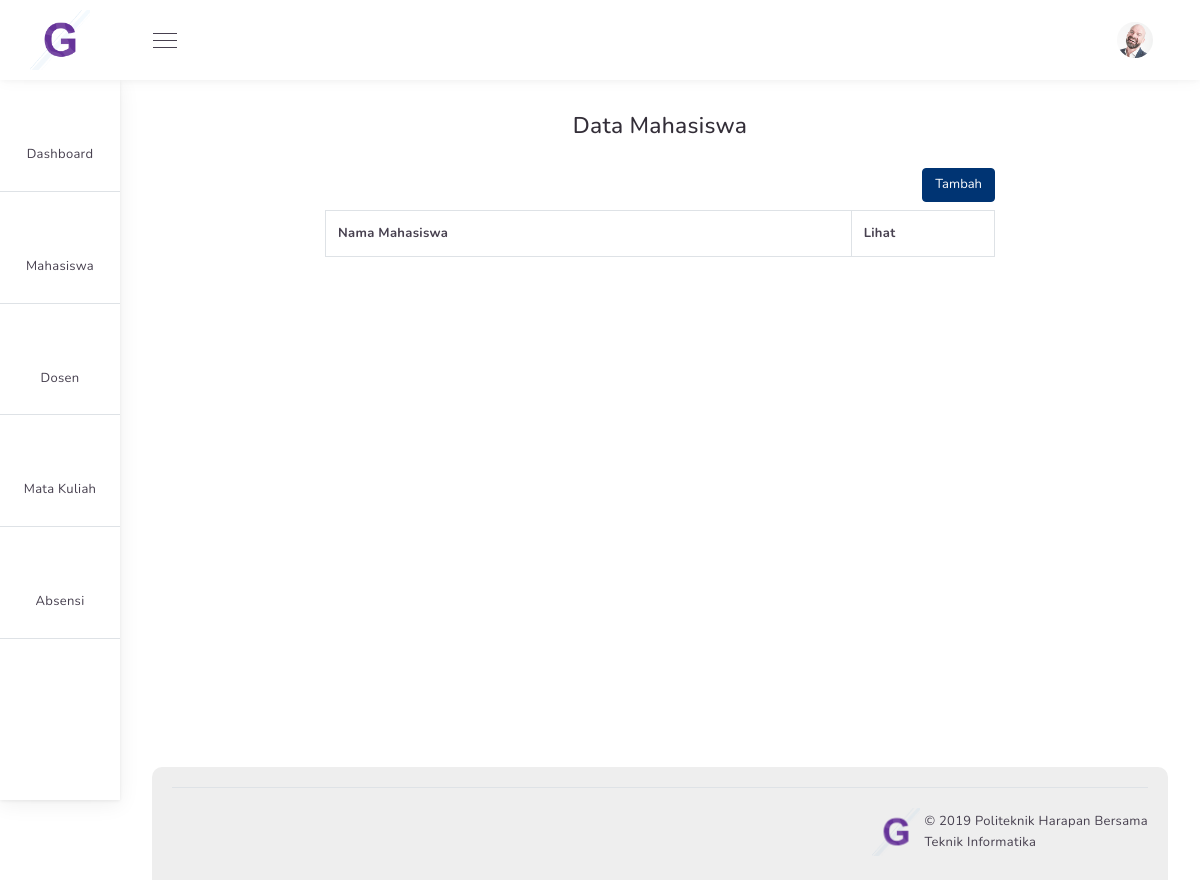
The page /admin/index.php?page=mahasiswa (signed in) on the database as committed earlier.
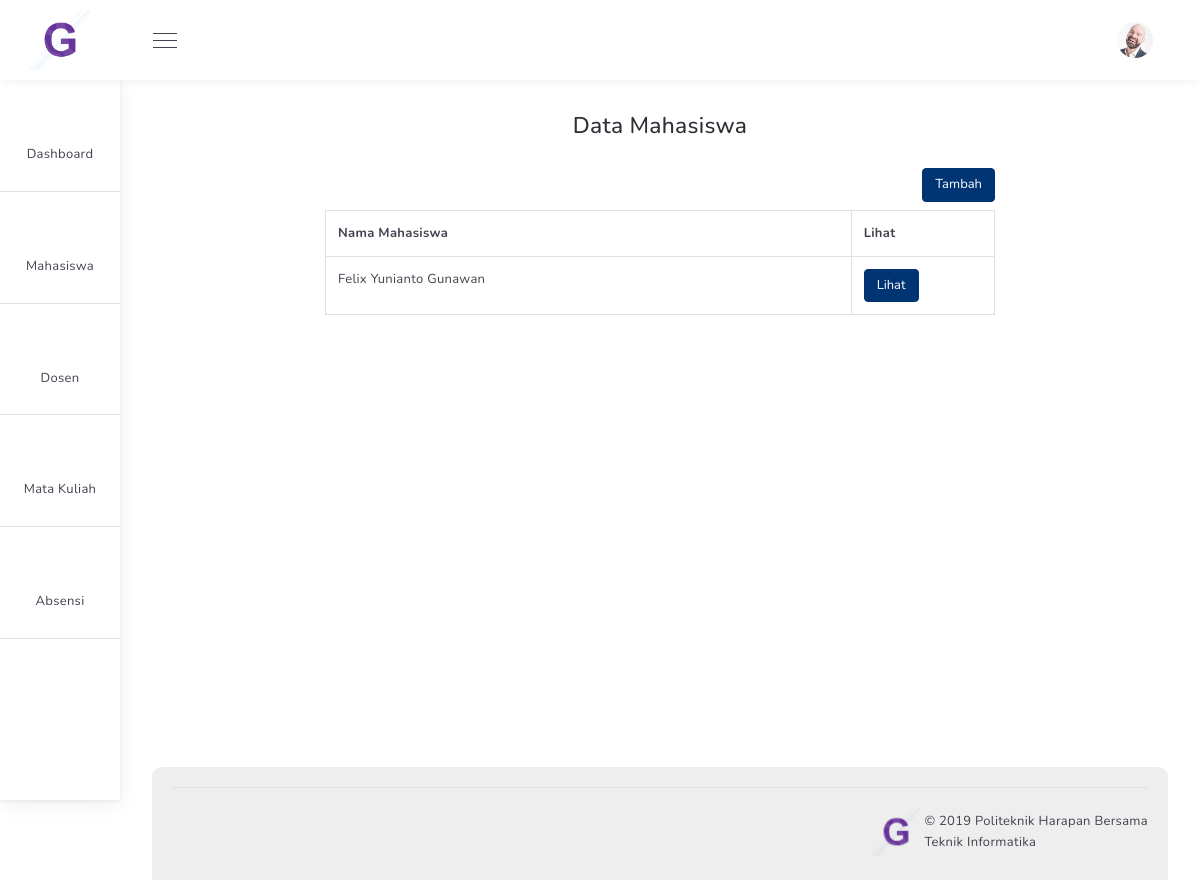
The same page on the database as committed later.
### tables this page shows
CREATE TABLE `mahasiswa` (
  `nim` int(8) NOT NULL,
  `nama` varchar(50) NOT NULL,
  `kelas` varchar(2) NOT NULL,
  `email` varchar(50) NOT NULL,
  `password` varchar(255) NOT NULL,
  `no_hp` int(14) NOT NULL,
  `alamat` varchar(255) NOT NULL,
  `semester` int(1) NOT NULL,
  `deleted` enum('undeleted','deleted') NOT NULL
);

### admin/mahasiswa/index.php (the view, shortened to what this page needs)
<?php
    include "koneksi.php";
    $query = "SELECT * FROM mahasiswa WHERE deleted='undeleted' ORDER BY nim DESC";
    $result = mysqli_query($koneksi, $query);
?>
<!DOCTYPE html>
<html lang="en">
<head>
</head>
<body>
<div class="container" style="width: 700px">
        <h3 align="center"> Data Mahasiswa </h3>
        <br/>
        <button style="float:right" type="button" name="add" id="add" data-toggle="modal" data-target="#add_data_Modal" class="btn btn-info btn-xs"> Tambah </button>
        <br/><br/>
        <div class="table-responsive" id="mahasiswa_table">
            <table class="table table-bordered">
                <tr>
                    <th width="55%">Nama Mahasiswa</th>
                    <th width="15%">Lihat</th>
                </tr>
                <?php
                    while($row = mysqli_fetch_array($result)){
                ?>
                <tr>
                    <td><?php echo $row['nama'] ?></td>
                    <td><input type="button" value="Lihat" name="view" id="<?php echo $row['nim'] ?>"
                            class="btn btn-info btn-xs view_data"></td>
                </tr>
                <?php
                    }
                ?>
            </table>
        </div>
    </div>
</body>
</html>

### admin/index.php (shortened to what this page needs)
<!DOCTYPE html>
<html lang="en" dir="">
<head>
    <link href="../assets/css/themes/lite-purple.min.css" rel="stylesheet" />
    <link href="../assets/css/plugins/perfect-scrollbar.min.css" rel="stylesheet" />
</head>
<body class="text-left">
    <div class="app-admin-wrap layout-sidebar-large">
        <div class="main-header">
            <div class="logo">
                <img src="../assets/images/logo.png" alt="">
            </div>
            <div class="menu-toggle">
                <div></div>
                <div></div>
                <div></div>
            </div>
            <div class="header-part-right">
                <div class="dropdown">
                    <div class="user col align-self-end">
                        <img src="../assets/images/faces/1.jpg" id="userDropdown" alt="" data-toggle="dropdown"
                            aria-haspopup="true" aria-expanded="false">
                    </div>
                </div>
            </div>
        </div>
        <div class="side-content-wrap">
            <div class="sidebar-left open rtl-ps-none" data-perfect-scrollbar="" data-suppress-scroll-x="true">
                <ul class="navigation-left">
                    <li class="nav-item"><a class="nav-item-hold" href="index.php?page=dashboard"><i class="nav-icon i-Bar-Chart"></i><span
                                class="nav-text">Dashboard</span></a>
                    </li>
                    <li class="nav-item"><a class="nav-item-hold" href="index.php?page=mahasiswa"><i
                                class="nav-icon i-Boy"></i><span class="nav-text">Mahasiswa</span></a>
                    </li>
                    <li class="nav-item"><a class="nav-item-hold" href="#"><i class="nav-icon i-Business-Man"></i><span
                                class="nav-text">Dosen</span></a>
                    </li>
                    <li class="nav-item"><a class="nav-item-hold" href="#"><i
                                class="nav-icon i-Library"></i><span class="nav-text">Mata Kuliah</span></a>
                    </li>
                    <li class="nav-item"><a class="nav-item-hold" href="#"><i
                                class="nav-icon i-Computer-Secure"></i><span class="nav-text">Absensi</span></a>
                    </li>
                </ul>
            </div>
        </div>
        <div class="main-content-wrap sidenav-open d-flex flex-column">
            <div class="main-content">
                <?php
                if(isset($_GET['page'])){
                    $page = $_GET['page'];
                    switch ($page) {
                        case 'mahasiswa':
                            include "./mahasiswa/index.php";
                            break;
                    }
                }else{
                    include "./dashboard/index.php";
                }
            ?>
            </div>
            <div class="flex-grow-1"></div>
            <div class="app-footer">
                <div class="footer-bottom border-top pt-3 d-flex flex-column flex-sm-row align-items-center">
                    <div class="d-flex align-items-center">
                        <img class="logo" src="../assets/images/logo.png" alt="">
                        <div>
                            <p class="m-0">&copy; 2019 Politeknik Harapan Bersama</p>
                            <p class="m-0">Teknik Informatika</p>
                        </div>
                    </div>
                </div>
            </div>
        </div>
    </div>
</body>
</html>

Rows that differ between the two databases and show on the page:
added mahasiswa: nama "Felix Yunianto Gunawan"
